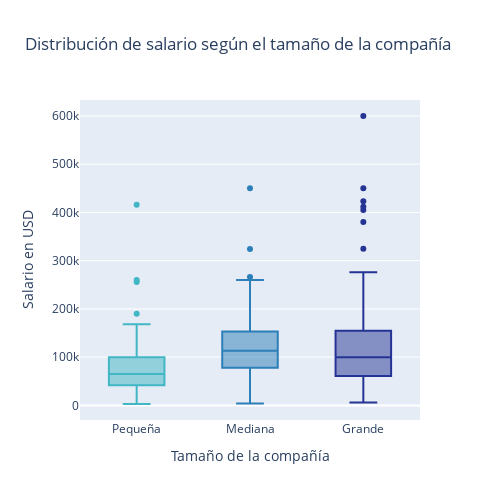

The notebook cell saved with this chart:
### Markdown cell above
**Pregunta 3:** Visualice la distribución de los salarios (en usd) según el tamaño de la compañía. Se recomienda ocupar histograma o boxplot.

### Code cell
fig = px.box(data,
             color="company_size",
             x="company_size",
             y="salary_in_usd",
             title="Distribución de salario según el tamaño de la compañía",
             labels = {'company_size': 'Tamaño de la compañía', 'salary_in_usd': 'Salario en USD'},
             category_orders={'company_size':['S','M', 'L']},
              color_discrete_sequence=("#41b6c4","#2c7fb8","#253494"),
             width=500, height=500)

fig = fig.update_layout(showlegend=False)
fig.update_layout(
    xaxis = dict(
        tickvals = ['L','M', 'S'],
        ticktext = ['Grande', 'Mediana', 'Pequeña'] ))
fig.show()

### Figure 1 — Plotly figure (JSON) as saved in the notebook; plotly's stock layout.template omitted (floating-point values rounded to 4 significant figures; data arrays with more than 128 entries replaced by an {"elided": "..."} marker saying what was removed)
{"data": [{"alignmentgroup": "True", "hovertemplate": "Tamaño de la compañía=%{x}<br>Salario en USD=%{y}<extra></extra>", "legendgroup": "S", "marker": {"color": "#41b6c4"}, "name": "S", "notched": false, "offsetgroup": "S", "orientation": "v", "showlegend": true, "type": "box", "x": ["S", "S", "S", "S", "S", "S", "S", "S", "S", "S", "S", "S", "S", "S", "S", "S", "S", "S", "S", "S", "S", "S", "S", "S", "S", "S", "S", "S", "S", "S", "S", "S", "S", "S", "S", "S", "S", "S", "S", "S", "S", "S", "S", "S", "S", "S", "S", "S", "S", "S", "S", "S", "S", "S", "S", "S", "S", "S", "S", "S", "S", "S", "S", "S", "S", "S", "S", "S", "S", "S", "S", "S", "S", "S", "S", "S", "S", "S", "S", "S", "S", "S", "S"], "x0": " ", "xaxis": "x", "y": [260000, 20000, 190000, 125000, 51321, 41689, 114047, 33511, 59303, 10000, 138000, 45760, 15966, 76958, 6072, 45896, 60000, 21669, 45618, 62726, 49268, 105000, 91237, 62726, 42197, 47282, 80000, 76833, 12000, 95746, 115000, 103160, 90000, 120000, 9466, 20000, 100000, 100000, 63711, 77364, 82500, 160000, 168000, 125000, 55000, 60000, 2859, 81000, 5679, 69741, 76833, 74000, 18000, 9272, 90000, 50000, 12901, 56738, 66022, 28609, 416000, 87738, 256000, 110000, 18053, 90000, 16904, 25532, 160000, 85000, 58000, 118187, 58000, 120000, 120000, 65000, 75000, 32974, 150000, 65000, 71444, 48000, 20000], "y0": " ", "yaxis": "y"}, {"alignmentgroup": "True", "hovertemplate": "Tamaño de la compañía=%{x}<br>Salario en USD=%{y}<extra></extra>", "legendgroup": "M", "marker": {"color": "#2c7fb8"}, "name": "M", "notched": false, "offsetgroup": "M", "orientation": "v", "showlegend": true, "type": "box", "x": {"elided": "326 str values"}, "x0": " ", "xaxis": "x", "y": {"elided": "326 int values"}, "y0": " ", "yaxis": "y"}, {"alignmentgroup": "True", "hovertemplate": "Tamaño de la compañía=%{x}<br>Salario en USD=%{y}<extra></extra>", "legendgroup": "L", "marker": {"color": "#253494"}, "name": "L", "notched": false, "offsetgroup": "L", "orientation": "v", "showlegend": true, "type": "box", "x": {"elided": "198 str values"}, "x0": " ", "xaxis": "x", "y": {"elided": "198 int values"}, "y0": " ", "yaxis": "y"}], "layout": {"boxmode": "overlay", "height": 500, "legend": {"title": {"text": "Tamaño de la compañía"}, "tracegroupgap": 0}, "showlegend": false, "title": {"text": "Distribución de salario según el tamaño de la compañía"}, "width": 500, "xaxis": {"anchor": "y", "categoryarray": ["S", "M", "L"], "categoryorder": "array", "domain": [0, 1], "ticktext": ["Grande", "Mediana", "Pequeña"], "tickvals": ["L", "M", "S"], "title": {"text": "Tamaño de la compañía"}}, "yaxis": {"anchor": "x", "domain": [0, 1], "title": {"text": "Salario en USD"}}}}
